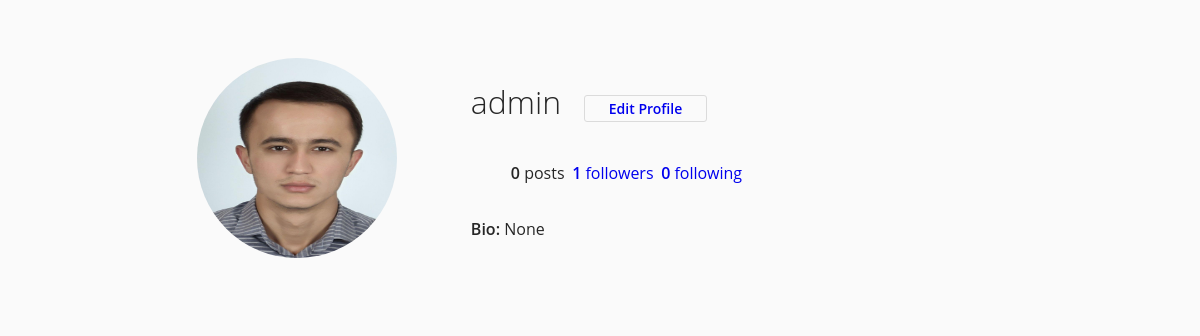
The app's page /profile/admin/ (signed in) with its own data.
### profiles/models.py (models this page shows, shortened)
class Profile(models.Model):
    user = models.OneToOneField(User, on_delete=models.CASCADE, related_name='profile')
    first_name = models.CharField(max_length=256)
    last_name = models.CharField(max_length=256)
    bio = models.CharField(max_length=128, blank=True, null=True)
    profile_pic = models.ImageField(upload_to= upload_directory_path, blank=True,null=True)
    created_date = models.DateTimeField(auto_now_add=True,blank=True,null=True)
    updated_date = models.DateTimeField(auto_now=True,blank=True,null=True)

### profiles/views.py (the view)
# urls.py: path('<username>/', ProfileView.as_view(), name='profile'),
@method_decorator(login_required, name='dispatch')
class ProfileView(View):
    def get(self, request, *args, **kwargs):
        context = {}
        profile, following, follower, block = self.get_queryset(request,*args, **kwargs)
        blocked = is_blocked(request.user.profile, block)
        if blocked:
            if profile is not None:
                post = self.get_post(request).order_by('-id')
                following = self.get_following_count(profile)
                followers = self.get_follower_count(follower)
                context['profile'] = profile
                context['posts'] = post
                context['following'] = following
                context['followers'] = followers
                return render(request, 'blog/profile.html', context)
            return HttpResponse('Profile not found 404 Error')
        return HttpResponse("You are blocked")
    def get_queryset(self, request, *args, **kwargs):
        username = self.kwargs.get('username')
        profile = get_object_by_username(Profile, username = username)
        following = get_object_by_user(Following, profile)
        follower = get_object_by_user(Follower, profile)
        block = get_object_by_user(Blockuser, profile)
        return profile, following, follower, block
    def get_post(self, request):
        profile, _, _, _ = self.get_queryset(request)
        post = Post.objects.filter(user = profile)
        return post
    def get_following_count(self, profile):
        count = get_count_object(Following, profile)
        print('count',count)
        return count
    def get_follower_count(self, follower):
        try:
            followers = follower.followers.count()
        except AttributeError:
            followers = 0
        return followers

### project/utils/core.py (called while the page is built)
def get_object_by_user(instance, user):
    try:
        obj = instance.objects.get(user = user)
    except ObjectDoesNotExist:
        obj = None
    return obj

def get_object_by_username(instance, username):
    try:
        obj = instance.objects.get(user__username = username)
    except ObjectDoesNotExist:
        obj = None
    return obj

def get_count_object(instance, profile):
    try:
        following = instance.objects.get(user=profile)
        following = following.following.count()
    except ObjectDoesNotExist:
        following = 0
    return following

def is_blocked(profile, block):
    try:
        if profile in block.blocked.all():
            return False
    except AttributeError:
        pass
    return True

### profiles/templates/blog/profile.html (shortened to what this page needs)
{% load static %}
{% load template_tags %}
<link rel="stylesheet" href="{% static 'css/profile.css' %}">
<header>
	<div class="container">
		<div class="profile">
			<div class="profile-image">
				{% if profile.profile_pic %}
				<img src="{{ profile.profile_pic.url }}" width="200px" height="200px" alt="">
				{% else %}
				<img src="{% static 'img/user.png' %}" width="200px" height="200px">
				{% endif %}
			</div>
			<div class="profile-user-settings">
				<h1 class="profile-user-name">{{ profile.user.username }}</h1>
				<a href="{% url 'profile:edit-profile' username=profile.user.username %}"><button class="btn profile-edit-btn">Edit Profile</button></a>
			</div>
			<div class="profile-stats">
				<ul>
					<li><span class="profile-stat-count">{{ profile.post.count }}</span> posts</li>
					<a href="{% url 'follow:followers' username=profile.user.username %}"><li style="padding: 5px;"><span class="profile-stat-count"> {{followers }}</span> followers</li></a>
					<a href="{% url 'follow:followings' username=profile.user.username %}"><li><span class="profile-stat-count">{{ following }}</span> following</li></a>
				</ul>
			</div>
			<div class="profile-bio">
        {% if profile.bio %}
        <p><span class="profile-real-name">Bio:</span>
          {{ profile.bio }}
        </p>
        {% endif %}
			</div>
		</div>
	</div>
</header>
<main>
	<div class="container">
		<div class="gallery">
		</div>
	</div>
</main>

### profiles/static/css/profile.css (style rules this page uses)
*, *::before, *::after { box-sizing: border-box; }
img { display: block; }
.container { max-width: 93.5rem; margin: 0 auto; padding: 0 2rem; }
.btn { display: inline-block; font: inherit; background: none; border: none; color: inherit; padding: 0; cursor: pointer; }
.profile { padding: 5rem 0; }
.profile::after { content: ""; display: block; clear: both; }
.profile-image { float: left; width: calc(33.333% - 1rem); display: flex; justify-content: center; align-items: center; margin-right: 3rem; }
.profile-image img { border-radius: 50%; }
.profile-user-settings, .profile-stats, .profile-bio { float: left; width: calc(66.666% - 2rem); }
.profile-user-settings { margin-top: 1.1rem; }
.profile-user-name { display: inline-block; font-size: 3.2rem; font-weight: 300; }
.profile-edit-btn { font-size: 1.4rem; line-height: 1.8; border: 0.1rem solid #dbdbdb; border-radius: 0.3rem; padding: 0 2.4rem; margin-left: 2rem; }
.profile-stats { margin-top: 2.3rem; }
.profile-stats li { display: inline-block; font-size: 1.6rem; line-height: 1.5; margin-right: 4rem; cursor: pointer; }
.profile-stats li:last-of-type { margin-right: 0; }
.profile-bio { font-size: 1.6rem; font-weight: 400; line-height: 1.5; margin-top: 2.3rem; }
.profile-real-name, .profile-stat-count, .profile-edit-btn { font-weight: 600; }
.gallery { display: flex; flex-wrap: wrap; margin: -1rem -1rem; padding-bottom: 3rem; }

### records on screen
Profile: profile_pic (picture), user.username "admin", post.count "0", bio "None"

### other values on screen
{{ followers }} "1"
{{ following }} "0"
